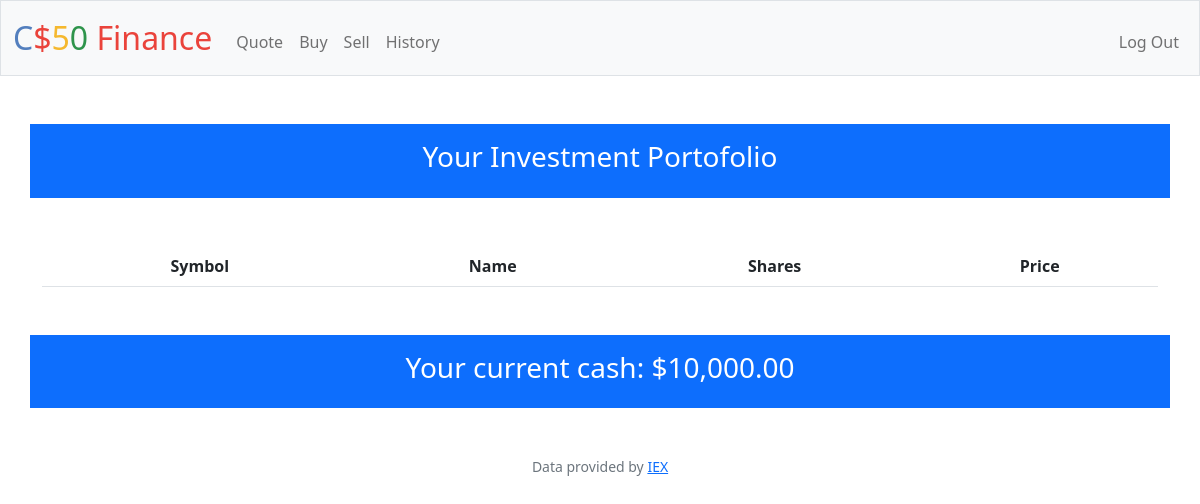
/ (signed in), run on an earlier commit of the app's database.
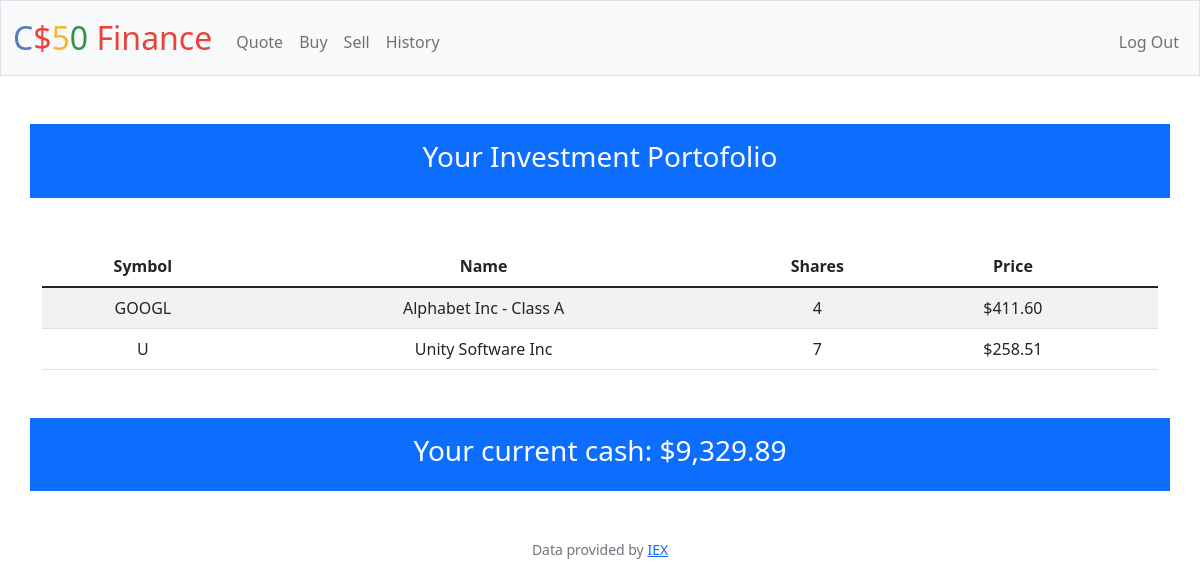
And on a later commit of the database.
### tables this page shows
CREATE TABLE users (id INTEGER PRIMARY KEY AUTOINCREMENT NOT NULL, username TEXT NOT NULL, hash TEXT NOT NULL, cash NUMERIC NOT NULL DEFAULT 10000.00);

CREATE TABLE purchased_stock(
id integer primary key autoincrement not null,
user_id integer not null,
symbol text not null,
name text not null,
price float not null, shares integer after symbol);

### app.py (the view)
@app.route("/")
@login_required
def index():
    id = session["user_id"]
    """Show portfolio of stocks"""
    portofolio = db.execute(
        "select symbol, name, price, sum(shares) as shares from purchased_stock where user_id = ? group by symbol", id)
    saldo = db.execute("select * from users where id = ?", id)[0]
    print(saldo)
    return render_template("index.html", portofolio=portofolio, balance=saldo)

### app.py (called while the page is built)
@app.after_request
def after_request(response):
    response.headers["Cache-Control"] = "no-cache, no-store, must-revalidate"
    response.headers["Expires"] = 0
    response.headers["Pragma"] = "no-cache"
    return response

### helpers.py (called while the page is built)
def login_required(f):
    @wraps(f)
    def decorated_function(*args, **kwargs):
        if session.get("user_id") is None:
            return redirect("/login")
        return f(*args, **kwargs)
    return decorated_function

def usd(value):
    return f"${value:,.2f}"

### templates/index.html (shortened to what this page needs)
{% extends "layout.html" %}
{% block main %}
    <div class="container p-3 bg-primary text-white">
        <h3>Your Investment Portofolio</h3>
    </div>
    <div class="container mt-5">
        <table class="table table-striped">
            <thead>
                <th>Symbol</th>
                <th>Name</th>
                <th>Shares</th>
                <th>Price</th>
            </thead>
            <tbody>
                {% for porto in portofolio %}
                <tr>
                    <td>{{ porto["symbol"] }}</td>
                    <td>{{ porto["name"] }}</td>
                    <td>{{ porto["shares"] }}</td>
                    <td>{{ porto["price"] | usd }}</td>
                    <td>{{ shares }}</td>
                </tr>
                {% endfor %}
            </tbody>
        </table>
    </div>
    <div class="container bg-primary p-3 mt-5 text-white">
        <h3>Your current cash: {{ balance["cash"] | usd }}</h3>
    </div>
{% endblock %}

What changed in the data, as far as the page shows it:
added purchased_stock: symbol "GOOGL", name "Alphabet Inc - Class A", shares "4", price "$411.60"
added purchased_stock: symbol "U", name "Unity Software Inc", shares "7", price "$258.51"
changed users: cash "$10,000.00" → "$9,329.89"
